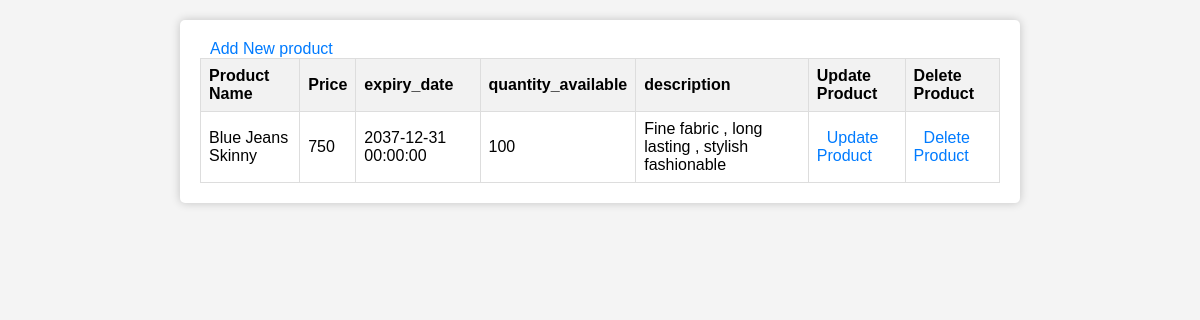
Page /view_category/4 on the committed database.
### models.py (models this page shows)
class Product(db.Model):
        id = db.Column(db.Integer, primary_key = True, autoincrement=True)
        name = db.Column(db.String(200), nullable = False)
        price = db.Column(db.Integer, nullable = False)
        expiry_date = db.Column(db.DateTime , default = datetime.now())
        quantity_available = db.Column(db.Integer, nullable = False)
        section_id = db.Column(db.Integer, db.ForeignKey('section.id'), nullable=False)  # Define a foreign key to establish the relationship
        description = db.Column(db.String(200), nullable = False)

### main.py (the view)
@app.route('/view_category/<int:category_id>', methods=['GET', 'POST'])
def view_category(category_id):
     category= Section.query.get_or_404(category_id)
     print(category.id,category.name)
     products = Product.query.filter_by(section_id=category_id).all()
     return render_template('view_category.html',cat=category,products=products)

### templates/view_category.html (shortened to what this page needs)
<!DOCTYPE html>
<html lang="en">
<head>
</head>
<body>
    <div class="container">
        <a href="/add_product/{{cat.id}}">Add New product</a>
        <table class="styled-table">
            <thead>
                <tr>
                    <th>Product Name</th>
                    <th>Price</th>
                    <th>expiry_date</th>
                    <th>quantity_available</th>
                    <th>description</th>
                    <th>Update Product</th>
                    <th>Delete Product</th>
                </tr>
            </thead>
            <tbody>
                {% for prod in products %}
                    <tr>
                        <td>{{ prod.name }}</td>
                        <td>{{ prod.price }}</td>
                        <td>{{ prod.expiry_date }}</td>
                        <td>{{ prod.quantity_available }}</td>
                        <td>{{ prod.description }}</td>
                        <td><a href="/update_product/{{ prod['id'] }}">Update Product</a></td>
                        <td><a href="/confirm_delete_product/{{ prod['id'] }}">Delete Product</a></td>
                    </tr>
                {% endfor %}
            </tbody>
        </table>
    </div>
</body>
</html>

### templates/view_category.html (style rules this page uses)
body { font-family: Arial, sans-serif; margin: 0; padding: 0; background-color: #f4f4f4; }
.container { max-width: 800px; margin: 20px auto; padding: 20px; background-color: #fff; border-radius: 5px; box-shadow: 0 0 10px rgba(0, 0, 0, 0.2); }
a { text-decoration: none; color: #007BFF; margin-left: 10px; }
.styled-table { border-collapse: collapse; width: 100%; }
.styled-table th, .styled-table td { border: 1px solid #ddd; padding: 8px; text-align: left; }
.styled-table th { background-color: #f2f2f2; }

### rows in the picture
Product: name "Blue Jeans Skinny", price "750", expiry_date "2037-12-31 00:00:00", quantity_available "100", description "Fine fabric , long lasting , stylish fashionable"
